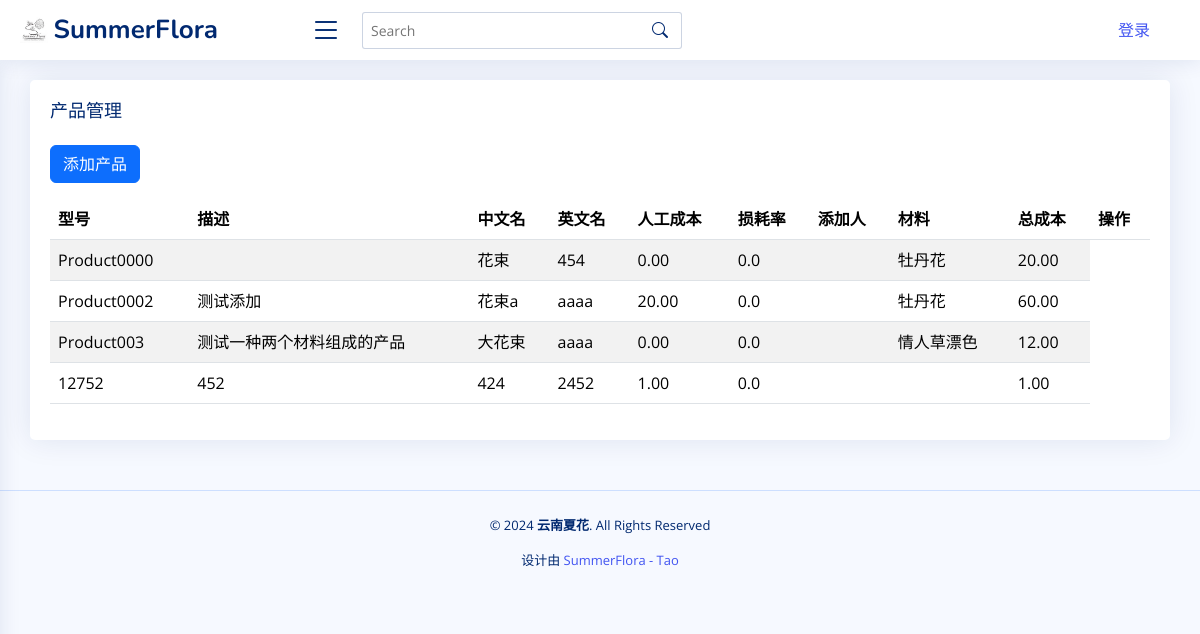
/product_list/, run on an earlier commit of the app's database.
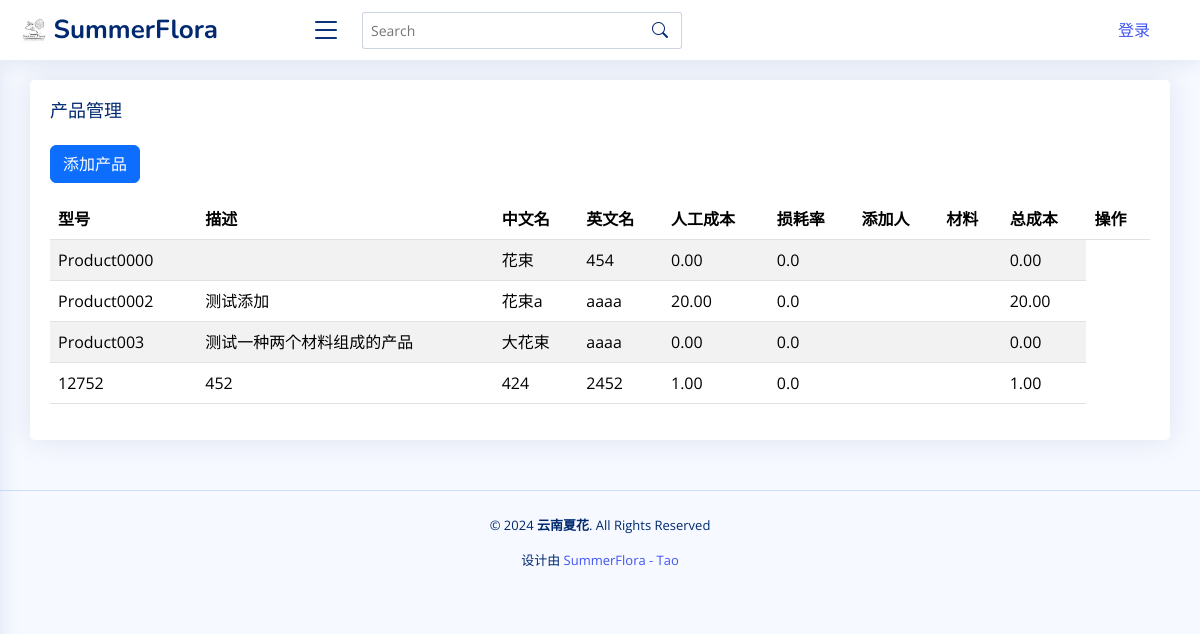
And on a later commit of the database.
### app01/models.py (models this page shows, shortened)
class Product(models.Model):
    model = models.CharField(
        max_length=100, blank=False, default="Product0000", primary_key=True
    )
    description = models.TextField(null=True, blank=True)
    chinese_name = models.CharField(max_length=200)
    english_name = models.CharField(max_length=200)
    materials = models.ManyToManyField(FlowerMaterial, through="ProductMaterial")
    labor_cost = models.DecimalField(max_digits=10, decimal_places=2, default=0.0)
    loss_rate = models.FloatField(default=0.0)
    created_by = models.ForeignKey(
        settings.AUTH_USER_MODEL,
        on_delete=models.SET_NULL,
        null=True,
        blank=True,
        default=None,
    )
    created_at = models.DateTimeField(editable=False)
    updated_at = models.DateTimeField()
    @property
    def cost(self):
        total_cost = Decimal(0)
        for material in self.productmaterial_set.all():
            if material.price_type == "price_one":
                material_cost = (
                    material.flower_material.price_one
                    * Decimal(material.quantity)
                    * Decimal(material.ratio)
                )
            else:
                material_cost = (
                    material.flower_material.price_two
                    * Decimal(material.quantity)
                    * Decimal(material.ratio)
                )
            total_cost += material_cost
        total_cost += self.labor_cost
        total_cost *= Decimal(1 + self.loss_rate)
        return total_cost

class FlowerMaterial(models.Model):
    model = models.CharField(
        max_length=100, blank=False, default="Material0000", primary_key=True
    )
    category = models.ForeignKey(
        Category, on_delete=models.SET_NULL, null=True, default="默认类型"
    )
    image = models.ImageField(upload_to="images/", null=True, blank=True, default=None)
    chinese_name = models.CharField(max_length=200, null=True, blank=True, default="")
    english_name = models.CharField(max_length=200, null=True, blank=True, default="")
    scientific_name = models.CharField(
        max_length=200, null=True, blank=True, default=""
    )
    color = models.CharField(max_length=200, null=True, blank=True, default="")
    chineses_specifications = models.CharField(
        max_length=200, null=True, blank=True, default="无中文规格"
    )
    size = models.CharField(
        max_length=200, help_text="单位：cm", blank=True, default=""
    )
    weight = models.CharField(
        max_length=200, help_text="单位：g", blank=True, default=""
    )
    sale_spec_quantity = models.CharField(
        max_length=200, help_text="销售规格的数字", blank=True, default=""
    )
    sale_spec_unit = models.CharField(
        max_length=10,
        help_text="销售规格的单位",
        choices=[("pcs", "pcs"), ("g", "g"), ("box", "box"), ("kg", "kg")],
        blank=True,
        null=True,
        default="pcs",
    )
    process = models.ForeignKey(
        Process, on_delete=models.SET_NULL, null=True, blank=True, default=None
    )
    outer_box_length = models.FloatField(
        help_text="长度，单位：cm", null=True, blank=True, default=0.0
    )
    outer_box_width = models.FloatField(
        help_text="宽度，单位：cm", null=True, blank=True, default=0.0
    )
    outer_box_height = models.FloatField(
        help_text="高度，单位：cm", null=True, blank=True, default=0.0
    )
    packing_quantity = models.IntegerField(
        help_text="单位：qty", null=True, blank=True, default=0
    )
    grade = models.ForeignKey(
        Grade, on_delete=models.SET_NULL, null=True, blank=True, default=None
    )
    supplier = models.ForeignKey(
        Supplier, on_delete=models.SET_NULL, null=True, blank=True, default=None
    )
    price_one = models.DecimalField(
        max_digits=10, decimal_places=2, null=True, blank=True, default=0.0
    )
    price_two = models.DecimalField(
        max_digits=10, decimal_places=2, null=True, blank=True, default=0.0
    )
    created_by = models.ForeignKey(
        settings.AUTH_USER_MODEL,
        on_delete=models.SET_NULL,
        null=True,
        blank=True,
        default=None,
    )
    created_at = models.DateTimeField(editable=False)
    updated_at = models.DateTimeField()

class ProductMaterial(models.Model):
    PRICE_TYPE_CHOICES = [
        ("price_one", "Price One"),
        ("price_two", "Price Two"),
    ]
    product = models.ForeignKey(Product, on_delete=models.CASCADE)
    flower_material = models.ForeignKey(FlowerMaterial, on_delete=models.CASCADE)
    quantity = models.FloatField(default=1.0)
    ratio = models.FloatField(default=1.0)
    price_type = models.CharField(
        max_length=10, choices=PRICE_TYPE_CHOICES, default="price_one"
    )

### app01/views.py (the view)
# urls.py: path("product_list/", products_list, name="product_list"),
def products_list(request):
    products = Product.objects.all()
    return render(
        request,
        "product_list.html",
        {"products": products, "current_user": request.user},
    )

### app01/templates/product_list.html (shortened to what this page needs)
{% extends 'base.html' %}
{% block content %}
<section class="section">
  <div class="row">
    <div class="col-lg-12">
      <div class="card custom-width">
        <div class="card-body">
          <h5 class="card-title">产品管理</h5>
          <a href="{% url 'add_product' %}" class="btn btn-primary mb-3">添加产品</a>
          <div class="table-responsive">
            <table class="table table-striped table-fixed" id="products-table">
              <thead>
                <tr>
                  <th>型号</th>
                  <th>描述</th>
                  <th>中文名</th>
                  <th>英文名</th>
                  <th>人工成本</th>
                  <th>损耗率</th>
                  <th>添加人</th>
                  <th>材料</th>
                  <th>总成本</th>
                  <th>操作</th>
                </tr>
              </thead>
              <tbody>
                {% for product in products %}
                <tr>
                  <td>{{ product.model }}</td>
                  <td>{{ product.description }}</td>
                  <td>{{ product.chinese_name }}</td>
                  <td>{{ product.english_name }}</td>
                  <td>{{ product.labor_cost }}</td>
                  <td>{{ product.loss_rate }}</td>
                  <td>{{ product.created_by.name }}</td>
                  <td>
                    {% for material in product.materials.all %}
                    <span>{{ material.chinese_name }}</span><br>
                    {% endfor %}
                  </td>
                  <td>{{ product.cost }}</td>
                </tr>
                {% endfor %}
              </tbody>
            </table>
          </div>
        </div>
      </div>
    </div>
  </div>
</section>
{% endblock %}

### app01/templates/base.html (shortened to what this page needs)
<!DOCTYPE html>
<html lang="en">
<head>
    {% load static %}
    <link href="https://cdn.jsdelivr.net/npm/simple-datatables@latest/dist/style.css" rel="stylesheet" type="text/css">
    <link href="{% static 'assets/vendor/bootstrap/css/bootstrap.min.css' %}" rel="stylesheet">
    <link href="{% static 'assets/vendor/bootstrap-icons/bootstrap-icons.css' %}" rel="stylesheet">
    <link href="{% static 'assets/vendor/boxicons/css/boxicons.min.css' %}" rel="stylesheet">
    <link href="{% static 'assets/vendor/quill/quill.snow.css' %}" rel="stylesheet">
    <link href="{% static 'assets/vendor/quill/quill.bubble.css' %}" rel="stylesheet">
    <link href="{% static 'assets/vendor/remixicon/remixicon.css' %}" rel="stylesheet">
    <link href="{% static 'assets/vendor/simple-datatables/style.css' %}" rel="stylesheet">
    <link href="{% static 'assets/css/style.css' %}" rel="stylesheet">
</head>
<body>
<header id="header" class="header fixed-top d-flex align-items-center">
    <div class="d-flex align-items-center justify-content-between">
        <a href="/home" class="logo d-flex align-items-center">
            <img src="/static/assets/web_picture/flora logo.jpg" alt="logo">
            <span class="d-none d-lg-block">SummerFlora</span>
        </a>
        <i class="bi bi-list toggle-sidebar-btn"></i>
    </div>
    <div class="search-bar">
        <form class="search-form d-flex align-items-center" method="POST" action="#">
            <input type="text" name="query" placeholder="Search" title="Enter search keyword">
            <button type="submit" title="Search"><i class="bi bi-search"></i></button>
        </form>
    </div>
<div class="header-user ms-auto" style="margin-right: 50px;">
    {% if current_user.is_authenticated %}
    <div class="dropdown">
        <button class="dropbtn">
            <i class="bi bi-person"></i>
            <span class="username">{{ current_user.username }}</span>
        </button>
        <div class="dropdown-content">
            <a href="/account">账户信息</a>
            <a href="/login">退出登录</a>
        </div>
    </div>
    {% else %}
    <a href="/login">登录</a>
    {% endif %}
</div>
</header>
  <main id="main" class="main">
    {% block content %}{% endblock content %}
  </main>
  <footer id="footer" class="footer">
     <div class="credits text-center">
                <p>© 2024 <strong><span>云南夏花</span></strong>. All Rights Reserved</p>
                <p>设计由 <a href="https://bootstrapmade.com/"> SummerFlora - Tao</a></p>
              </div>
  </footer>
</body>
</html>

### app01/static/assets/css/style.css (style rules this page uses)
:root { scroll-behavior: smooth; }
body { font-family: "Open Sans", sans-serif; background: #f6f9ff; color: #444444; }
a { color: #4154f1; text-decoration: none; }
h1, h2, h3, h4, h5, h6 { font-family: "Nunito", sans-serif; }
#main { margin-top: 60px; padding: 20px 30px; transition: all 0.3s; }
.card { margin-bottom: 30px; border: none; border-radius: 5px; box-shadow: 0px 0 30px rgba(1, 41, 112, 0.1); }
.card-title { padding: 20px 0 15px 0; font-size: 18px; font-weight: 500; color: #012970; font-family: "Poppins", sans-serif; }
.card-body { padding: 0 20px 20px 20px; }
.logo { line-height: 1; }
@media (min-width: 1200px) { .logo { width: 280px; } }
.logo img { max-height: 26px; margin-right: 6px; }
.logo span { font-size: 26px; font-weight: 700; color: #012970; font-family: "Nunito", sans-serif; }
.header { transition: all 0.5s; z-index: 997; height: 60px; box-shadow: 0px 2px 20px rgba(1, 41, 112, 0.1); background-color: #fff; padding-left: 20px; }
.header .toggle-sidebar-btn { font-size: 32px; padding-left: 10px; cursor: pointer; color: #012970; }
.header .search-bar { min-width: 360px; padding: 0 20px; }
.header .search-form { width: 100%; }
.header .search-form input { border: 0; font-size: 14px; color: #012970; border: 1px solid rgba(1, 41, 112, 0.2); padding: 7px 38px 7px 8px; border-radius: 3px; transition: 0.3s; width: 100%; }
.header .search-form button { border: 0; padding: 0; margin-left: -30px; background: none; }
.header .search-form button i { color: #012970; }
@media (min-width: 1200px) { #main, #footer { margin-left: 10px; } }
@media (min-width: 1200px) { .toggle-sidebar #main, .toggle-sidebar #footer { margin-left: 0; } }
.footer { padding: 20px 0; font-size: 14px; transition: all 0.3s; border-top: 1px solid #cddfff; }
.footer .credits { padding-top: 5px; text-align: center; font-size: 13px; color: #012970; }

What changed in the data, as far as the page shows it:
removed FlowerMaterial: chinese_name "牡丹花"
removed FlowerMaterial: chinese_name "情人草漂色", shown under Product "Product003"
computed for Product "Product0000": cost "20.00" → "0.00"
computed for Product "Product0002": cost "60.00" → "20.00"
computed for Product "Product003": cost "12.00" → "0.00"
